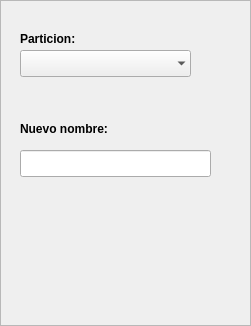
   <widget class="QFrame" name="frameChangeName">
    <property name="geometry">
     <rect>
      <x>46</x>
      <y>104</y>
      <width>251</width>
      <height>326</height>
     </rect>
    </property>
    <property name="styleSheet">
     <string notr="true">border-image: url(:/new/prefix1/Resources/Menus.png) 0 0 0 0 stretch stretch;</string>
    </property>
    <property name="frameShape">
     <enum>QFrame::StyledPanel</enum>
    </property>
    <property name="frameShadow">
     <enum>QFrame::Raised</enum>
    </property>
    <widget class="QLabel" name="lbNMParticion">
     <property name="geometry">
      <rect>
       <x>20</x>
       <y>30</y>
       <width>111</width>
       <height>17</height>
      </rect>
     </property>
     <property name="palette">
      <palette>
       <active>
        <colorrole role="WindowText">
         <brush brushstyle="SolidPattern">
          <color alpha="255">
           <red>0</red>
           <green>0</green>
           <blue>0</blue>
          </color>
         </brush>
        </colorrole>
        <colorrole role="Text">
         <brush brushstyle="SolidPattern">
          <color alpha="255">
           <red>0</red>
           <green>0</green>
           <blue>0</blue>
          </color>
         </brush>
        </colorrole>
       </active>
       <inactive>
        <colorrole role="WindowText">
         <brush brushstyle="SolidPattern">
          <color alpha="255">
           <red>0</red>
           <green>0</green>
           <blue>0</blue>
          </color>
         </brush>
        </colorrole>
        <colorrole role="Text">
         <brush brushstyle="SolidPattern">
          <color alpha="255">
           <red>0</red>
           <green>0</green>
           <blue>0</blue>
          </color>
         </brush>
        </colorrole>
       </inactive>
       <disabled>
        <colorrole role="WindowText">
         <brush brushstyle="SolidPattern">
          <color alpha="255">
           <red>159</red>
           <green>158</green>
           <blue>158</blue>
          </color>
         </brush>
        </colorrole>
        <colorrole role="Text">
         <brush brushstyle="SolidPattern">
          <color alpha="255">
           <red>159</red>
           <green>158</green>
           <blue>158</blue>
          </color>
         </brush>
        </colorrole>
       </disabled>
      </palette>
     </property>
     <property name="font">
      <font>
       <weight>75</weight>
       <bold>true</bold>
      </font>
     </property>
     <property name="styleSheet">
      <string notr="true">border-image: url(:/new/prefix1/Resources/Menuxxs.png);</string>
     </property>
     <property name="text">
      <string>Particion:</string>
     </property>
    </widget>
    <widget class="QComboBox" name="cbNMParticiones">
     <property name="geometry">
      <rect>
       <x>20</x>
       <y>50</y>
       <width>171</width>
       <height>27</height>
      </rect>
     </property>
     <property name="styleSheet">
      <string>border-image: url(:/new/prefix1/Resources/Menuxxs.png);</string>
     </property>
     <property name="currentText">
      <string/>
     </property>
     <property name="frame">
      <bool>false</bool>
     </property>
    </widget>
    <widget class="QLineEdit" name="txtNMNewname">
     <property name="geometry">
      <rect>
       <x>20</x>
       <y>150</y>
       <width>191</width>
       <height>27</height>
      </rect>
     </property>
     <property name="styleSheet">
      <string>border-image: url(:/new/prefix1/Resources/Menuxxs.png);</string>
     </property>
    </widget>
    <widget class="QLabel" name="lnNMName">
     <property name="geometry">
      <rect>
       <x>20</x>
       <y>120</y>
       <width>111</width>
       <height>17</height>
      </rect>
     </property>
     <property name="palette">
      <palette>
       <active>
        <colorrole role="WindowText">
         <brush brushstyle="SolidPattern">
          <color alpha="255">
           <red>0</red>
           <green>0</green>
           <blue>0</blue>
          </color>
         </brush>
        </colorrole>
        <colorrole role="Text">
         <brush brushstyle="SolidPattern">
          <color alpha="255">
           <red>0</red>
           <green>0</green>
           <blue>0</blue>
          </color>
         </brush>
        </colorrole>
       </active>
       <inactive>
        <colorrole role="WindowText">
         <brush brushstyle="SolidPattern">
          <color alpha="255">
           <red>0</red>
           <green>0</green>
           <blue>0</blue>
          </color>
         </brush>
        </colorrole>
        <colorrole role="Text">
         <brush brushstyle="SolidPattern">
          <color alpha="255">
           <red>0</red>
           <green>0</green>
           <blue>0</blue>
          </color>
         </brush>
        </colorrole>
       </inactive>
       <disabled>
        <colorrole role="WindowText">
         <brush brushstyle="SolidPattern">
          <color alpha="255">
           <red>159</red>
           <green>158</green>
           <blue>158</blue>
          </color>
         </brush>
        </colorrole>
        <colorrole role="Text">
         <brush brushstyle="SolidPattern">
          <color alpha="255">
           <red>159</red>
           <green>158</green>
           <blue>158</blue>
          </color>
         </brush>
        </colorrole>
       </disabled>
      </palette>
     </property>
     <property name="font">
      <font>
       <weight>75</weight>
       <bold>true</bold>
      </font>
     </property>
     <property name="styleSheet">
      <string notr="true">border-image: url(:/new/prefix1/Resources/Menuxxs.png);</string>
     </property>
     <property name="text">
      <string>Nuevo nombre:</string>
     </property>
    </widget>
    <widget class="QPushButton" name="btnNMChangeName">
     <property name="geometry">
      <rect>
       <x>140</x>
       <y>220</y>
       <width>75</width>
       <height>71</height>
      </rect>
     </property>
     <property name="styleSheet">
      <string notr="true">border-image: url(:/new/prefix1/Resources/Menuxxs.png);</string>
     </property>
     <property name="text">
      <string/>
     </property>
     <property name="icon">
      <iconset resource="Resources.qrc">
       <normaloff>:/new/prefix1/Resources/btnChangeName.png</normaloff>:/new/prefix1/Resources/btnChangeName.png</iconset>
     </property>
     <property name="iconSize">
      <size>
       <width>67</width>
       <height>73</height>
      </size>
     </property>
     <property name="flat">
      <bool>true</bool>
     </property>
    </widget>
   </widget>
